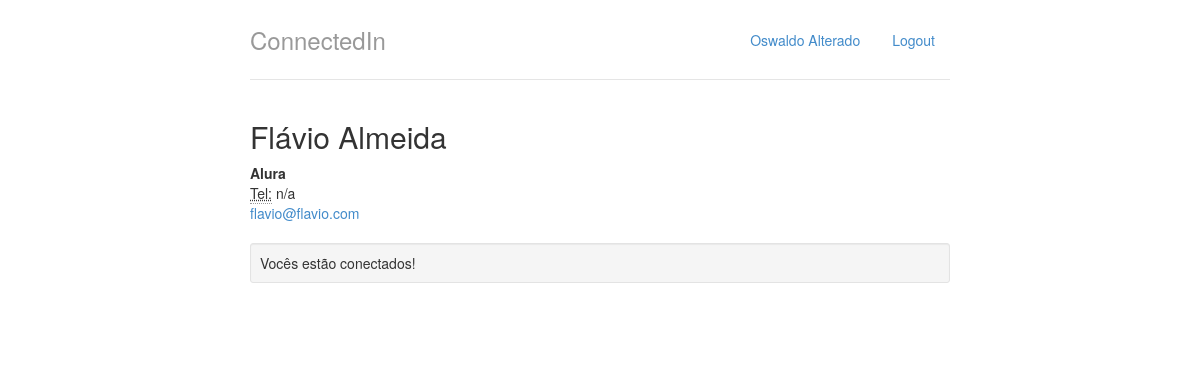
Screenshot of /perfis/2 with the database file from the repository.
### perfis/models.py (models this page shows, shortened)
class Perfil(models.Model):
	nome = models.CharField(max_length=255, null=False)
	email = models.CharField(max_length=255, null=False)
	telefone = models.CharField(max_length=15, null=False)
	nome_empresa = models.CharField(max_length=255, null=False)
	contatos = models.ManyToManyField('self')

### perfis/views.py (the view)
# urls.py: url(r'^perfis/(?P<perfil_id>\d+)$', views.exibir, name='exibir'),
def exibir(request, perfil_id):
	perfil = Perfil.objects.get(id=perfil_id)
	perfil_logado = get_perfil_logado(request)
	ja_eh_contato = perfil in perfil_logado.contatos.all()
	return render(request, 'perfil.html', {'perfil' : perfil, 'perfil_logado' : get_perfil_logado(request), 'ja_eh_contato' : ja_eh_contato})

### perfis/views.py (called while the page is built)
def get_perfil_logado(request):
	return Perfil.objects.get(id=1)

### perfis/templates/perfil.html
{% extends "base.html" %}
{% block body %}
<div class="row">
    <div class="col-lg-12">
        <h2 style="margin-top:0">{{perfil.nome}}</h2>
        <address>
          <strong>{{perfil.nome_empresa}}</strong><br>
          <abbr title="Telefone">Tel:</abbr> {{perfil.telefone}}<br>
          <a href="mailto:{{perfil.email}}">{{perfil.email}}</a>
        </address>
    {% if ja_eh_contato %}
        <div class="well well-sm">Vocês estão conectados!</div>
    {% else %}
        <a href="{% url 'convidar' perfil.id %}" class="btn btn-success" role="button">convidar</a>
    {% endif %}
    </div>
</div>
{% endblock %}

### perfis/templates/base.html (shortened to what this page needs)
{% load staticfiles %}
<!DOCTYPE html>
<html lang="pt">
  <head>
    <link href="{% static "styles/bootstrap.css" %}" rel="stylesheet">
    <link href="{% static "styles/main.css" %}" rel="stylesheet">
  </head>
  <body>
    <div class="container">
      <div class="header">
        <ul class="nav nav-pills pull-right">
          <li class=""><a href="{% url 'index' %}">{{perfil_logado.nome}}</a></li>
          <li class=""><a href="/logout/">Logout</a></li>
        </ul>
        <h3 class="text-muted">ConnectedIn</h3>
      </div>
      <div class="row content">
         {% block body %}
         {% endblock %}
      </div>
    </div>
  </body>
</html>

### perfis/static/styles/main.css (style rules this page uses)
body { padding-top: 20px; padding-bottom: 20px; }
.header, .content, .footer { padding-left: 15px; padding-right: 15px; }
.header { border-bottom: 1px solid #e5e5e5; }
.header h3 { margin-top: 0; margin-bottom: 0; line-height: 40px; padding-bottom: 19px; }
@media (min-width: 768px) { .container { max-width: 730px; } }
.content { margin: 40px 0; }
@media screen and (min-width: 768px) { .header, .content, .footer { padding-left: 0; padding-right: 0; } }
@media screen and (min-width: 768px) { .header { margin-bottom: 30px; } }

### rows the page displays
Perfil: nome "Oswaldo Alterado"
Perfil: nome "Flávio Almeida", nome_empresa "Alura", telefone "n/a", email "flavio@flavio.com"
